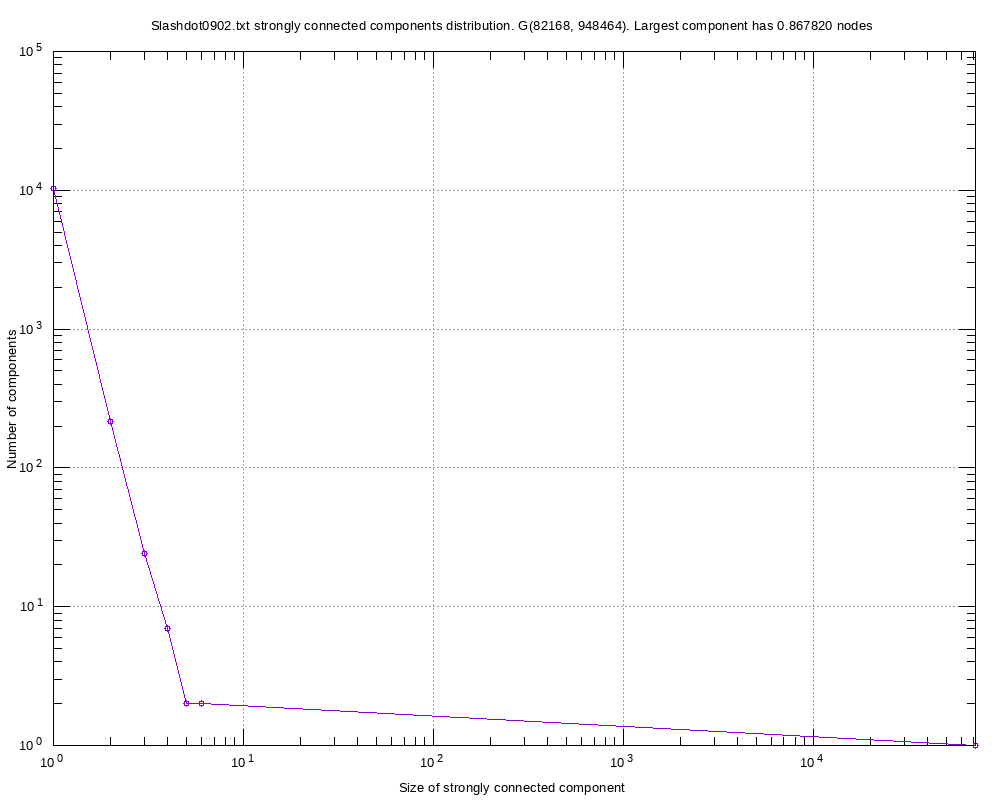

This figure's gnuplot source:
#
# Slashdot0902.txt strongly connected components distribution. G(82168, 948464). Largest component has 0.867820 nodes (Wed Apr 29 17:22:35 2020)
#

set title "Slashdot0902.txt strongly connected components distribution. G(82168, 948464). Largest component has 0.867820 nodes"
set key bottom right
set logscale xy 10
set format x "10^{%L}"
set mxtics 10
set format y "10^{%L}"
set mytics 10
set grid
set xlabel "Size of strongly connected component"
set ylabel "Number of components"
set tics scale 2
set terminal png font arial 10 size 1000,800
set output 'scc.SccDist.png'
plot 	"scc.SccDist.tab" using 1:2 title "" with linespoints pt 6
